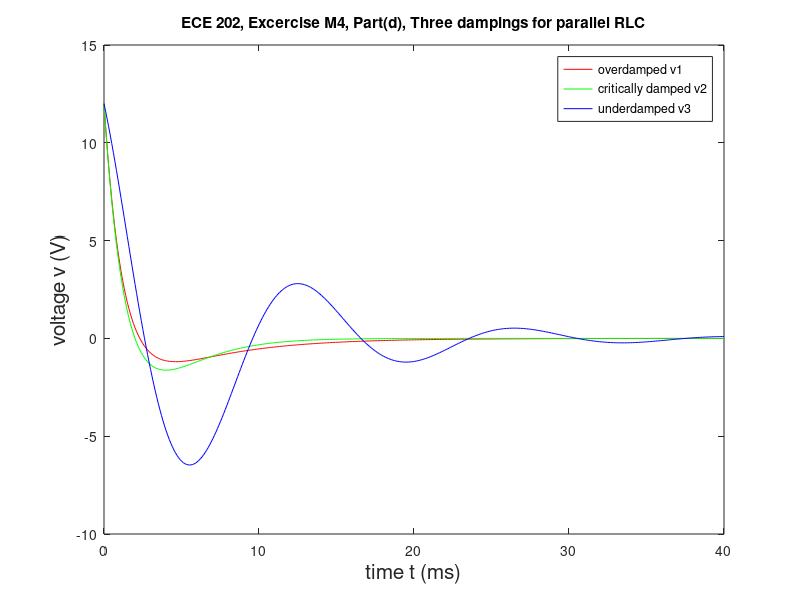

This chart was generated by the following MATLAB code:
%Ethan LaFleur
%9/18/19
%ECE 202 Excercise M4 Part C
%Short description: In this excercise we plot three dampings for parallel
%RLC

clear
clc

tms = linspace(0, 40, 400); %Creates 400 points from t=0ms to t=40ms
t = tms/1000; %Converts tms array from ms to s for equations
v1 = 16*exp(-800*t)-4*exp(-200*t); %Calculates v1(t)
v2 =exp(-500*t).*(12-6000*t); %Calculates v2(t)
v3 = exp(-120*t).*(12*cos(450*t)-5*sin(450*t)); %Calculates v3(t)
plot(tms, v1, 'r', tms, v2, 'g', tms, v3, 'b') %Plots three functions
legend('overdamped v1', 'critically damped v2', 'underdamped v3') %Makes legend
title('ECE 202, Excercise M4, Part(d), Three dampings for parallel RLC') %Titles figure
xlabel('time t (ms)', 'FontSize', 15) %Sets label for x axis
ylabel('voltage v (V)', 'FontSize', 15) %Sets label for y axis





